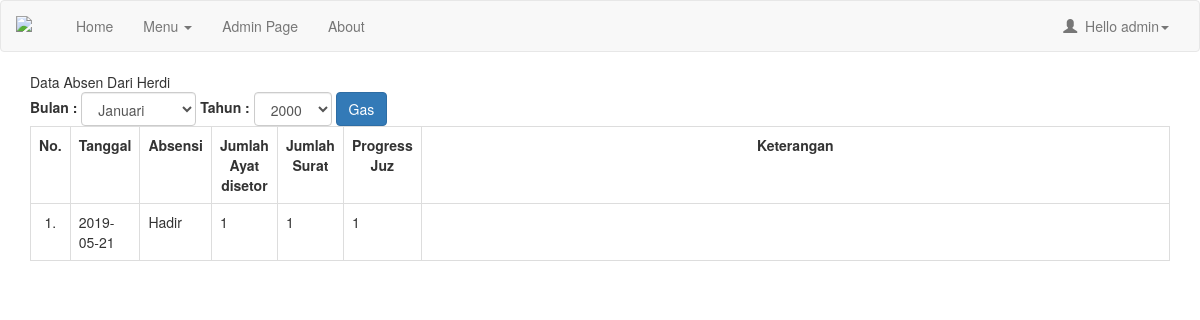
Page /admin/index.php?m=absenlengkap&ID=8 (signed in) on the committed database.
### tables this page shows
CREATE TABLE `tbsantri` (
  `IdSantri` int(11) NOT NULL,
  `NIS` varchar(20) NOT NULL,
  `TglInput` date NOT NULL,
  `Nama` varchar(50) NOT NULL,
  `NamaLengkap` varchar(100) NOT NULL,
  `JenisKelamin` int(2) NOT NULL,
  `TempatLahir` varchar(40) NOT NULL,
  `TglLahir` date NOT NULL,
  `AnakKe` int(5) NOT NULL,
  `Dari` int(11) NOT NULL,
  `Bahasa` varchar(40) NOT NULL,
  `KebutuhanKhusus` varchar(30) NOT NULL,
  `SekolahTerakhir` varchar(20) NOT NULL,
  `NamaSekolah` varchar(50) NOT NULL,
  `AlamatSekolah` text NOT NULL,
  `TinggalDengan` varchar(30) NOT NULL,
  `NomorKK` varchar(50) NOT NULL,
  `NamaJalan` text NOT NULL,
  `RT` varchar(50) NOT NULL,
  `RW` varchar(50) NOT NULL,
  `Desa` varchar(50) NOT NULL,
  `Kecamatan` varchar(100) NOT NULL,
  `Kabupaten` varchar(100) NOT NULL,
  `Provinsi` varchar(100) NOT NULL,
  `StatusSantri` varchar(30) NOT NULL,
  `IdProgram` int(11) NOT NULL,
  `IdKelas` int(11) NOT NULL
);

CREATE TABLE `tbabsen` (
  `IdAbsensi` int(11) NOT NULL,
  `IdSantri` int(11) NOT NULL,
  `IdAyah` int(11) NOT NULL,
  `IdIbu` int(11) NOT NULL,
  `IdWali` int(11) NOT NULL,
  `Absen` varchar(20) NOT NULL,
  `SetorAyat` int(11) NOT NULL,
  `Surat` int(11) NOT NULL,
  `TanggalAbsen` date NOT NULL,
  `JuzSaatIni` int(11) NOT NULL,
  `TargetJuz` int(11) NOT NULL,
  `KeteranganAbsen` text NOT NULL
);

### admin/absensi_lengkap.php (the view, shortened to what this page needs)
<?php
include 'config.php';
$ID = mysqli_real_escape_string($conn, $_GET['ID']);
$bulanabs = $_GET['bulanabs'];
$tahunabs = $_GET['tahunabs'];
$sql = "SELECT * FROM tbsantri LEFT JOIN tbabsen ON tbsantri.IdSantri = tbabsen.IdSantri LEFT JOIN tbkelas
ON tbsantri.IdKelas=tbkelas.IdKelas LEFT JOIN tbprogram ON tbsantri.IdProgram = tbprogram.IdProgram WHERE tbsantri.IdSantri='$ID'";
$query = mysqli_query($conn, $sql);
$data = mysqli_fetch_object($query);
echo "Data Absen Dari ".$data->Nama;
?>
<div class="form form-inline">
    <form>
    <label>Bulan : </label>
    <select class="form-control" name="bulanabs">
        <?php
        $namabulan = array("decoy","Januari","Februari","Maret","April","Mei","Juni","Juli","Agustus","September","Oktober","November","Desember");
        for ($index = 1; $index <= 12 ; $index++){?>
            <option value="<?php echo $index ?>"<?=$index == $bulanabs?'selected="selected"':'';?>><?php echo $namabulan[$index]?></option>
        <?php }?>
    </select>
    <label>Tahun : </label>
    <select class="form-control" name="tahunabs">
        <?php
        $tahun = 2000;
        $thsekarang = date('Y');
        while($tahun <= $thsekarang){
        ?>
        <option value="<?php echo $tahun?>"<?=$tahun == $tahunabs?'selected="selected"':'';?>><?php echo $tahun++ ?></option>
        <?php } ?>
    </select>
    <button type="submit" class="btn btn-primary">Gas</button>
    </form>
</div>
<table class="table table-bordered table-hover">
                <tr style="text-align: center">
                    <th style="text-align: center" width="2%" align="center">No. </th>
                    <th style="text-align: center" align="center">Tanggal</th>
                    <th style="text-align: center" align="center">Absensi</th>
                    <th style="text-align: center" align="center">Jumlah Ayat disetor</th>
                    <th style="text-align: center" align="center">Jumlah Surat</th>
                    <th style="text-align: center" align="center">Progress Juz</th>
                    <th style="text-align: center" width="70%" align="center">Keterangan</th>
                </tr>
                <?php
                if ($bulanabs == '' || $tahunabs == ''){
                    $sql1 = "SELECT * FROM tbabsen WHERE IdSantri = '$ID' ORDER BY TanggalAbsen DESC";
                }else{
                    $sql1 = "SELECT * FROM tbabsen WHERE IdSantri = '$ID' AND MONTH(TanggalAbsen) = '$bulanabs' AND YEAR(TanggalAbsen) = '$tahunabs' ORDER BY TanggalAbsen DESC";
                }
                $query1 = mysqli_query($conn, $sql1);
                $no = 1;
                while ($data1 = mysqli_fetch_object($query1)) {
                    if ($data1->Absen == '1'){
                        $absen = 'Hadir';
                    }elseif($data1->Absen == '2'){
                        $absen = 'Sakit';
                    }elseif($data1->Absen == '3'){
                        $absen = 'Izin';
                    }else{
                        $absen = 'Mbolos';
                    }
                    ?>
                <tr class="rowHref" data-href="index.php?m=absen_detail&ID=<?php echo $data1->IdSantri?>">
                    <td align="center" width="2%"><?php echo $no++."."?></td>
                    <td><?php echo $data1->TanggalAbsen?></td>
                    <td><?php echo $absen?></td>
                    <td><?php echo $data1->SetorAyat?></td>
                    <td><?php echo $data1->Surat?></td>
                    <td><?php echo $data1->JuzSaatIni?></td>
                    <td width="70%"><?php echo $data1->KeteranganAbsen?></td>
                </tr>
                <?php } ?>
            </table>

### assets/css/startmin.css (style rules this page uses)
body { background-color: #f8f8f8; }

### rows in the picture
tbsantri: Nama "Herdi"
tbabsen: TanggalAbsen "2019-05-21", Absen "Hadir", SetorAyat "1", Surat "1", JuzSaatIni "1"

### other values in the picture
$_SESSION['username'] "admin"
form field bulanabs "Januari"
form field tahunabs "2000"
